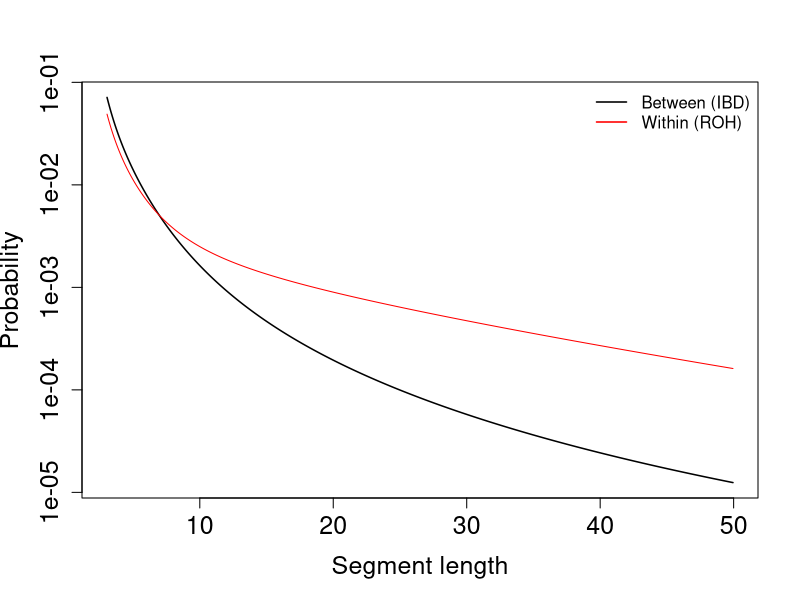
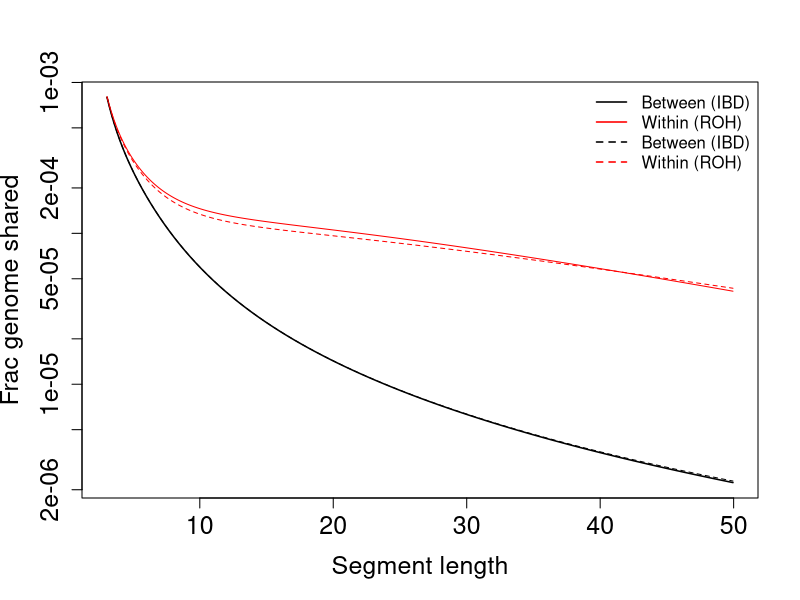

These figures' R source, in order:

# ell_seq: The sequence of segment lengths (ell), for which to return results
# N_func: A function that returns the population size for each t, in number of mating pairs
# rates: A vector indicating the consanguinity rates in the past few generations
# q_func: A function that returns the kinship coefficient between mating pairs beyond the max_T_exact_model past generations. Note that the kinship in the first few generations is now set automatically based on the "rates" argument.
# max_T_exact_model: Specify the number of generations during which we run the exact model with the above rates
# max_T_coal: This is the maximal generation to track when computing the distribution of the TMRCA
# Set a value based on the maximal population size (say, 10x of that size, to guarantee coalescence)
# num_runs: Number of times to run the exact Markov chain (for the distribution of TMRCA in the first few generations)

calc_ell_dist = function(ell_seq,N_func,rates,q_func,max_T_coal=10000,max_T_exact_model=20,num_runs=10000)
{

  n = length(rates)
  
  # This specifies the exact Markov chain
  transition_mat = matrix(0,n+3,n+3)
  # First state is coalescence
  transition_mat[1,] = c(1,rep(0,n+2))
  # Last state (n+3) is two unrelated individuals
  # Because the transition probabilities depend on N, they may change each generation, so we need to   specify them within the simulations below.
  # State 2 is two chromosomes in the same individual
  transition_mat[2,] = c(0,0,1,rep(0,n))
  
  # States 3-(n+2) (n states) are what happens when there are two chrs in the two individuals in a     mating pair
  prefactor = 1
  for (i in 1:n)
  {
    p = rates[i] / 4^(i-1)
    if (i>1)
    {
      prefactor = 1-sum(rates[1:(i-1)] * 4^(1-(1:(i-1))))
    } else {prefactor = 1}
    
    transition_mat[i+2,1:3] = c(1/4,1/4,1/2) * p / prefactor
    transition_mat[i+2,i+3] = 1 - p / prefactor
  }
  
  # This parameter is the number of times we run the exact Markov chain in order to obtain the distribution of the TMRCA. Probably don't need to change it.
  unrelated_state = n+3
  coal_state = 1
  coal_times = numeric()
  rapid_count = 0
  for (j in 1:num_runs)
  {
    state = 2 # Starting with two chrs in the same individual
    time = 1
    while (time<=max_T_exact_model)
    {
      if (state == unrelated_state)
      {
        curN = N_func(time)
        p = c(1/(4*curN),1/(4*curN),1/(2*curN),rep(0,n-1),1-1/curN)
      }
      else {
        p = transition_mat[state,]
      }
      state = sample.int(n+3,1,prob=p)
      time = time + 1
      if (state == coal_state)
      {
       rapid_count = rapid_count + 1
       coal_times = c(coal_times,time)
       break
      }
    }
  }
  
  rapid_mrca_dist = hist(coal_times,1:max(coal_times),plot=F)$counts/num_runs
  
  # This is the formula for the kinship coefficient. No need to change.
  kinship = sum(rates * 4^(-(1:n)))
  
  internal_q = function(t)
  {
    if (t<=max_T_exact_model)
      return(kinship)
    else
      return(q_func(t))
  }
  
  p_coal = numeric(max_T_coal)
  p_no_coal = 1
  for (t in 1:max_T_coal)
  {
    eff_N = N_func(t)*(1-3*internal_q(t))
    p_coal[t] = p_no_coal * 1/(4*eff_N)
    p_no_coal = p_no_coal * (1-1/(4*eff_N))
  }
  
  p_coal_between = p_coal
  p_coal_within = numeric()
  p_coal_within[1:max_T_exact_model] = rapid_mrca_dist
  ptemp = p_coal[(max_T_exact_model+1):max_T_coal]
  p_coal_within[(max_T_exact_model+1):max_T_coal] = ptemp * (1-rapid_count/num_runs) / sum(ptemp)
  
  norm_factor_between = 0
  for (t in 1:max_T_coal)
  {
    norm_factor_between = norm_factor_between + t*p_coal_between[t]
  }
  
  norm_factor_within = 0
  for (t in 1:max_T_coal)
  {
    norm_factor_within = norm_factor_within + t*p_coal_within[t]
  }
  
  # Given what was previously calculated (probability of coalescence in each generation), this function computes the probability of a random segment to have length between ell1 and ell2
  # within should be T for IBD (between individuals), F for ROH (within individuals)
  # Lengths are in centiMorgans
  p_ell = function(within,ell1,ell2)
  {
    ell1 = ell1/100
    ell2 = ell2/100
    if (within)
    {
      pc = p_coal_within
      nm = norm_factor_within
    } else {
      pc = p_coal_between
      nm = norm_factor_between
    }
    p = 0
    for (t in 1:max_T_coal)
    {
      p = p + t*pc[t] * (exp(-2*t*ell1) - exp(-2*t*ell2))
    }
    p = p / nm
    return(p)
  }
  
  chr_lens = c(286.279234,268.839622,223.361095,214.688476,204.089357,192.039918,187.220500,168.003442,  166.359329,181.144008,158.218650,174.679023,125.706316,120.202583,141.860238,134.037726,128.490529,117.708923,107.733846,108.266934,62.786478,74.109562)
  chr_lens = chr_lens/100
  
  f_ell = function(within,ell1,ell2)
  {
    ell1 = ell1/100
    ell2 = ell2/100
    if (within)
      pc = p_coal_within
    else
      pc = p_coal_between
    total_len = 0
    for (c in seq(1,22))
    {
      L = chr_lens[c]
      for (t in 1:max_T_coal)
      {
        total_len_given_t = exp(-2*t*ell1)*(L + 2*L*t*ell1 - 2*t*ell1^2) - 
                            exp(-2*t*ell2)*(L + 2*L*t*ell2 - 2*t*ell2^2)
        total_len = total_len + pc[t] * total_len_given_t
      }
    }
    f = total_len / sum(chr_lens)
    return(f)
  }
  
  f_ell_inf_chr = function(within,ell1,ell2)
  {
    ell1 = ell1/100
    ell2 = ell2/100
    if (within)
      pc = p_coal_within
    else
      pc = p_coal_between
    f = 0
    for (t in 1:max_T_coal)
    {
      f = f + pc[t] * ((1+2*t*ell1)*exp(-2*t*ell1) - (1+2*t*ell2)*exp(-2*t*ell2))
    }
    return(f)
  }
  
  get_dist = function(within, ell_seq)
  {
    cutoff = min(ell_seq)
    ell_dist = numeric(length(ell_seq)-1)
    for (i in 1:(length(ell_seq)-1))
    {
      ell_dist[i] = p_ell(within,ell_seq[i],ell_seq[i+1])
    }
    ell_dist = ell_dist / p_ell(within,cutoff,max(ell_seq))
    return(ell_dist)
  }
  
  get_f = function(within, ell_seq)
  {
    cutoff = min(ell_seq)
    ell_shared = numeric(length(ell_seq)-1)
    for (i in 1:(length(ell_seq)-1))
    {
      ell_shared[i] = f_ell(within,ell_seq[i],ell_seq[i+1])
    }
    return(ell_shared)
  }
  
  get_f_inf = function(within, ell_seq)
  {
    cutoff = min(ell_seq)
    ell_shared = numeric(length(ell_seq)-1)
    for (i in 1:(length(ell_seq)-1))
    {
      ell_shared[i] = f_ell_inf_chr(within,ell_seq[i],ell_seq[i+1])
    }
    return(ell_shared)
  }
  
  ell_dist_within = get_dist(T,ell_seq)
  ell_dist_between = get_dist(F,ell_seq)
  
  ell_shared_within = get_f(T,ell_seq)
  ell_shared_between = get_f(F,ell_seq)
  
  ell_shared_within_inf = get_f_inf(T,ell_seq)
  ell_shared_between_inf = get_f_inf(F,ell_seq)
  
  return(list(dist_within=ell_dist_within, dist_between=ell_dist_between, shared_within = ell_shared_within, shared_between = ell_shared_between, shared_within_inf = ell_shared_within_inf, shared_between_inf = ell_shared_between_inf))
}

# ****************************************************

# Implement this function according to the demography
# N is in number of mating pairs (couples)
# t=1 is present
# Larger values of t are more distant times in the past
get_N = function(t)
{
  # An example
  # The population size was 500 until 100 generations ago
  # Then it was 100 until the beginning of time
  if (t<=100)
    return(500)
  else
    return(100)
}

# "rates" is a vector of probabilities of the relationship between a husband and a wife (a mating pair).
# rates[1] is the probability they are full siblings
# rates[2] is the probability they are full first cousins
# etc., where the vector can be made arbitraily long.
# Note that we only model full relatives (i.e., no half-sibs)
# Also note that these events are mutually exclusive
# So, with probability 1-sum(rates), the spouses are unrelated in the 
# past length(rates) generations.
# The kinship coefficient implied by these rates should be equal
# to the kinship coefficient defined above for the time period 1-max_T_exact_model generations.
rates = c(0.1,0.2,0.3)

# For genrations "max_T_exact_model" and beyond, we will use a simpler approximation
# Implement this function according to the consanguinity rates
# This should return the kinship coefficient between spouses
get_q = function(t)
{
  # An example
  # The kinship coef was was 0.1 until 50 generations ago
  # Then it was 0.05 until the beginning of time
  # Note that the maximal kinship coef is 0.25 (when sibs mate each time)
  if (t<=50)
    return(0.1)
  else
    return(0.05)
}

# Demonstrate how to plot the distribution of segment lengths
ells = seq(3,50,by=0.1)

res = calc_ell_dist(ells,get_N,rates,get_q)
ell_dist_within = res$dist_within
ell_dist_between = res$dist_between
ell_shared_within = res$shared_within
ell_shared_between = res$shared_between
ell_shared_within_inf = res$shared_within_inf
ell_shared_between_inf= res$shared_between_inf

ells_for_plot = (ells[1:(length(ells)-1)] + ells[2:length(ells)])/2

plot(ells_for_plot,ell_dist_between,log='y',type='l',xlab='Segment length',ylab='Probability',cex.axis=1.5,cex.lab=1.5,lwd=1.5)
lines(ells_for_plot,ell_dist_within,col='red')
legend('topright',c('Between (IBD)','Within (ROH)'),lwd=1.5,bty='n',col=c('black','red'))

plot(ells_for_plot,ell_shared_between,log='y',type='l',xlab='Segment length',ylab='Frac genome shared',cex.axis=1.5,cex.lab=1.5,lwd=1.5)
lines(ells_for_plot,ell_shared_within,col='red')
lines(ells_for_plot,ell_shared_between_inf,lty=2)
lines(ells_for_plot,ell_shared_within_inf,lty=2,col='red')
legend('topright',rep(c('Between (IBD)','Within (ROH)'),2),lwd=1.5,bty='n',col=rep(c('black','red'),2),lty=c(1,1,2,2))
